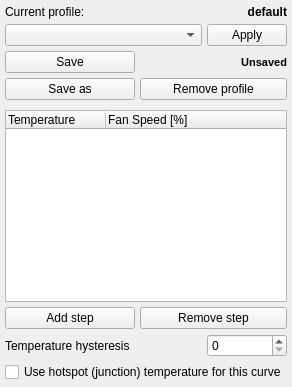
          <widget class="QWidget" name="page_profile">
           <layout class="QGridLayout" name="gridLayout_3" columnstretch="0,0,0,0,1">
            <property name="leftMargin">
             <number>5</number>
            </property>
            <property name="topMargin">
             <number>5</number>
            </property>
            <property name="rightMargin">
             <number>5</number>
            </property>
            <property name="bottomMargin">
             <number>5</number>
            </property>
            <property name="spacing">
             <number>5</number>
            </property>
            <item row="0" column="0">
             <widget class="QLabel" name="label_14">
              <property name="text">
               <string>Current profile:</string>
              </property>
             </widget>
            </item>
            <item row="2" column="2" colspan="2">
             <widget class="QLabel" name="l_fanProfileUnsavedIndicator">
              <property name="font">
               <font>
                <pointsize>8</pointsize>
                <bold>true</bold>
               </font>
              </property>
              <property name="text">
               <string>Unsaved</string>
              </property>
              <property name="alignment">
               <set>Qt::AlignRight|Qt::AlignTrailing|Qt::AlignVCenter</set>
              </property>
             </widget>
            </item>
            <item row="3" column="1" colspan="3">
             <widget class="QPushButton" name="btn_removeFanProfile">
              <property name="text">
               <string>Remove profile</string>
              </property>
             </widget>
            </item>
            <item row="1" column="0" colspan="3">
             <widget class="QComboBox" name="combo_fanProfiles"/>
            </item>
            <item row="6" column="1" colspan="3">
             <widget class="QPushButton" name="btn_removeFanStep">
              <property name="sizePolicy">
               <sizepolicy hsizetype="Minimum" vsizetype="Preferred">
                <horstretch>0</horstretch>
                <verstretch>0</verstretch>
               </sizepolicy>
              </property>
              <property name="text">
               <string>Remove step</string>
              </property>
             </widget>
            </item>
            <item row="3" column="0">
             <widget class="QPushButton" name="btn_saveAsFanProfile">
              <property name="minimumSize">
               <size>
                <width>130</width>
                <height>0</height>
               </size>
              </property>
              <property name="text">
               <string>Save as</string>
              </property>
             </widget>
            </item>
            <item row="1" column="3">
             <widget class="QPushButton" name="btn_applyFanProfile">
              <property name="text">
               <string>Apply</string>
              </property>
             </widget>
            </item>
            <item row="0" column="1" colspan="3">
             <widget class="QLabel" name="l_currentFanProfile">
              <property name="sizePolicy">
               <sizepolicy hsizetype="Expanding" vsizetype="Preferred">
                <horstretch>0</horstretch>
                <verstretch>0</verstretch>
               </sizepolicy>
              </property>
              <property name="font">
               <font>
                <bold>true</bold>
                <underline>false</underline>
               </font>
              </property>
              <property name="text">
               <string>default</string>
              </property>
              <property name="alignment">
               <set>Qt::AlignRight|Qt::AlignTrailing|Qt::AlignVCenter</set>
              </property>
             </widget>
            </item>
            <item row="5" column="0" colspan="4">
             <widget class="QTreeWidget" name="list_fanSteps">
              <property name="indentation">
               <number>2</number>
              </property>
              <column>
               <property name="text">
                <string>Temperature</string>
               </property>
              </column>
              <column>
               <property name="text">
                <string>Fan Speed [%]</string>
               </property>
              </column>
             </widget>
            </item>
            <item row="2" column="0">
             <widget class="QPushButton" name="btn_saveFanProfile">
              <property name="text">
               <string>Save</string>
              </property>
             </widget>
            </item>
            <item row="6" column="0">
             <widget class="QPushButton" name="btn_addFanStep">
              <property name="sizePolicy">
               <sizepolicy hsizetype="Minimum" vsizetype="Preferred">
                <horstretch>0</horstretch>
                <verstretch>0</verstretch>
               </sizepolicy>
              </property>
              <property name="text">
               <string>Add step</string>
              </property>
             </widget>
            </item>
            <item row="7" column="3">
             <widget class="QSpinBox" name="spin_hysteresis">
              <property name="maximum">
               <number>5</number>
              </property>
             </widget>
            </item>
            <item row="8" column="0" colspan="4">
             <widget class="QCheckBox" name="cb_hotspotFanControl">
              <property name="text">
               <string>Use hotspot (junction) temperature for this curve</string>
              </property>
              <property name="toolTip">
               <string>Saved per profile. Save and apply to change the active control sensor. Unavailable without a readable junction sensor.</string>
              </property>
             </widget>
            </item>
            <item row="0" column="4" rowspan="9">
             <layout class="QVBoxLayout" name="verticalLayout_22"/>
            </item>
            <item row="7" column="0" colspan="3">
             <widget class="QLabel" name="label_6">
              <property name="text">
               <string>Temperature hysteresis</string>
              </property>
             </widget>
            </item>
           </layout>
          </widget>
